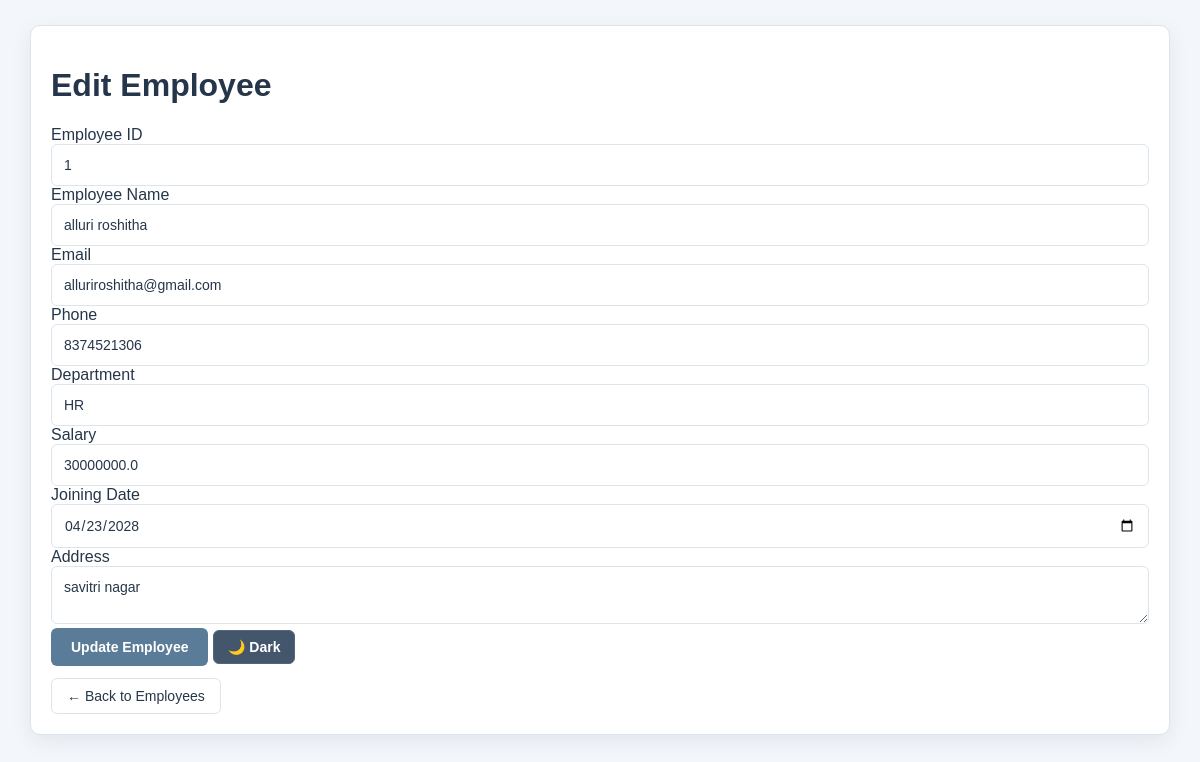
Page /edit-employee/1 on the committed database.
### tables this page shows
CREATE TABLE employees (
            id INTEGER PRIMARY KEY AUTOINCREMENT,
            name TEXT NOT NULL,
            email TEXT NOT NULL,
            phone TEXT NOT NULL,
            department TEXT NOT NULL,
            salary REAL NOT NULL,
            joining_date TEXT NOT NULL,
            address TEXT
        );

### server.py (the view, shortened to what this page needs)
@app.route("/edit-employee/<int:id>")
def edit_employee_page(id):
    connection = get_db_connection()
    employee = connection.execute("""
        SELECT *
        FROM employees
        WHERE id = ?
    """, (id,)).fetchone()
    connection.close()
    return render_template(
        "edit-employee.html",
        employee=employee
    )

### server.py (called while the page is built)
def get_db_connection():
    connection = sqlite3.connect(DATABASE)
    connection.row_factory = sqlite3.Row
    return connection

### templates/edit-employee.html (shortened to what this page needs)
<!DOCTYPE html>
<html lang="en">
<head>
    <link rel="stylesheet" href="/static/theme.css">
</head>
<body>
    <div class="container">
        <h1>
            Edit Employee
        </h1>
        <form
            action="/edit-employee/{{ employee['id'] }}"
            method="POST">
            <label>
                Employee ID
            </label>
            <input
                type="text"
                value="{{ employee['id'] }}"
                readonly>
            <label>
                Employee Name
            </label>
            <input
                type="text"
                name="name"
                value="{{ employee['name'] }}"
                required>
            <label>
                Email
            </label>
            <input
                type="email"
                name="email"
                value="{{ employee['email'] }}"
                required>
            <label>
                Phone
            </label>
            <input
                type="text"
                name="phone"
                value="{{ employee['phone'] }}"
                required>
            <label>
                Department
            </label>
            <input
                type="text"
                name="department"
                value="{{ employee['department'] }}"
                required>
            <label>
                Salary
            </label>
            <input
                type="number"
                name="salary"
                value="{{ employee['salary'] }}"
                step="0.01"
                required>
            <label>
                Joining Date
            </label>
            <input
                type="date"
                name="joining_date"
                value="{{ employee['joining_date'] }}"
                required>
            <label>
                Address
            </label>
            <textarea
                name="address"
                required>{{ employee['address'] }}</textarea>
            <button
                type="submit"
                class="update-btn">
                Update Employee
            </button>
            <button
    type="button"
    id="themeBtn"
    class="theme-btn"
    onclick="toggleTheme()">
</button>
        </form>
        <a href="/employees"
           class="back-btn">
            ← Back to Employees
        </a>
    </div>
</body>
</html>

### static/theme.css (style rules this page uses)
:root { --background: #f3f6fa; --card: #ffffff; --dark: #26364a; --dark-hover: #344860; --primary: #5b7c99; --primary-hover: #496b88; --text: #26364a; --muted: #718096; --border: #dce4ec; --input: #ffffff; --shadow: 0 6px 20px rgba(38, 54, 74, 0.08); }
* { box-sizing: border-box; }
html { scroll-behavior: smooth; }
body { margin: 0; font-family: Arial, "Segoe UI", sans-serif; background: var(--background) !important; color: var(--text) !important; min-height: 100vh; transition: background 0.25s ease, color 0.25s ease; }
a { text-decoration: none; }
button, input, textarea, select { font-family: inherit; }
.theme-btn { background: #43566b !important; color: #ffffff !important; border: 1px solid #53677c; padding: 8px 14px; border-radius: 6px; font-size: 14px; font-weight: 600; cursor: pointer; transition: 0.2s ease; }
.container, .login-card, .register-container, .table-container, .card, .feature-box, .hero { background: var(--card) !important; color: var(--text) !important; border: 1px solid var(--border); box-shadow: var(--shadow); transition: background 0.25s ease, color 0.25s ease, border 0.25s ease; }
h1, h2, h3 { color: var(--text) !important; }
p, label { color: var(--text) !important; }
.container { width: 95%; max-width: 1400px; margin: 25px auto; padding: 20px; border-radius: 10px; }
input, textarea, select { width: 100%; padding: 12px; background: var(--input) !important; color: var(--text) !important; border: 1px solid var(--border); border-radius: 6px; font-size: 14px; outline: none; transition: 0.2s ease; }
input::placeholder, textarea::placeholder { color: var(--muted); }
.add-btn, .update-btn, .primary-btn, .search-btn, .btn { background: var(--primary); color: #ffffff !important; border: none; padding: 11px 20px; border-radius: 6px; font-size: 14px; font-weight: 600; cursor: pointer; transition: 0.2s ease; }
.back-btn { display: inline-block; margin-top: 12px; padding: 9px 15px; border: 1px solid var(--border); border-radius: 6px; background: transparent; color: var(--text) !important; font-size: 14px; transition: 0.2s ease; }

### rows in the picture
employees: id "1", name "alluri roshitha", email "alluriroshitha@gmail.com", phone "8374521306", department "HR", salary "30000000.0", joining_date "04/23/2028", address "savitri nagar"
